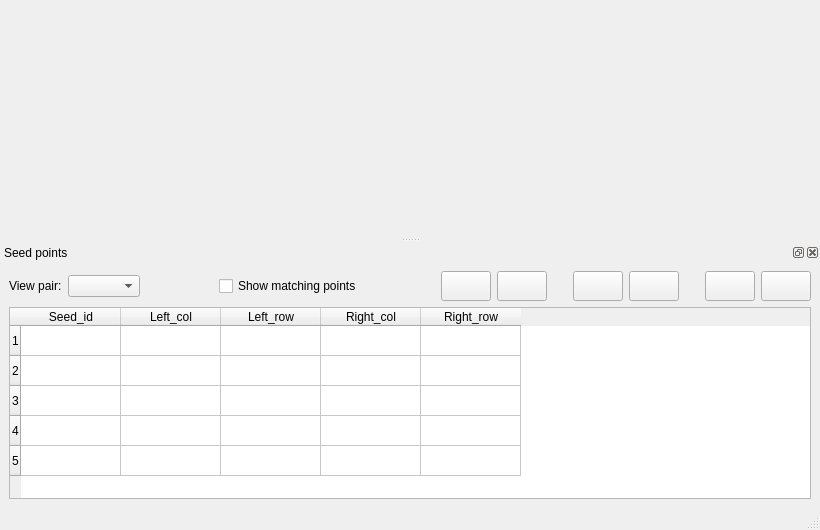
<?xml version="1.0" encoding="UTF-8"?>
<ui version="4.0">
 <class>SeedWindow</class>
 <widget class="QMainWindow" name="SeedWindow">
  <property name="geometry">
   <rect>
    <x>0</x>
    <y>0</y>
    <width>820</width>
    <height>530</height>
   </rect>
  </property>
  <property name="windowTitle">
   <string>Seeds Editor</string>
  </property>
  <property name="windowIcon">
   <iconset resource="../resource/resource.qrc">
    <normaloff>:/icon/WindowIcon.png</normaloff>:/icon/WindowIcon.png</iconset>
  </property>
  <widget class="QWidget" name="centralwidget"/>
  <widget class="QStatusBar" name="statusbar"/>
  <widget class="QDockWidget" name="dockWidget">
   <property name="contextMenuPolicy">
    <enum>Qt::NoContextMenu</enum>
   </property>
   <property name="windowIcon">
    <iconset>
     <normaloff/>
    </iconset>
   </property>
   <property name="floating">
    <bool>false</bool>
   </property>
   <property name="features">
    <set>QDockWidget::AllDockWidgetFeatures</set>
   </property>
   <property name="windowTitle">
    <string>Seed points</string>
   </property>
   <attribute name="dockWidgetArea">
    <number>8</number>
   </attribute>
   <widget class="QWidget" name="dockWidgetContents">
    <layout class="QGridLayout" name="gridLayout">
     <item row="0" column="0">
      <layout class="QHBoxLayout" name="horizontalLayout_6">
       <item>
        <layout class="QHBoxLayout" name="horizontalLayout_3">
         <item>
          <widget class="QLabel" name="label">
           <property name="text">
            <string>View pair:</string>
           </property>
          </widget>
         </item>
         <item>
          <widget class="QComboBox" name="comboBox1"/>
         </item>
        </layout>
       </item>
       <item>
        <spacer name="horizontalSpacer">
         <property name="orientation">
          <enum>Qt::Horizontal</enum>
         </property>
         <property name="sizeHint" stdset="0">
          <size>
           <width>40</width>
           <height>20</height>
          </size>
         </property>
        </spacer>
       </item>
       <item>
        <widget class="QCheckBox" name="checkBox">
         <property name="text">
          <string>Show matching points</string>
         </property>
        </widget>
       </item>
       <item>
        <spacer name="horizontalSpacer_2">
         <property name="orientation">
          <enum>Qt::Horizontal</enum>
         </property>
         <property name="sizeHint" stdset="0">
          <size>
           <width>40</width>
           <height>20</height>
          </size>
         </property>
        </spacer>
       </item>
       <item>
        <layout class="QHBoxLayout" name="horizontalLayout_5">
         <item>
          <layout class="QHBoxLayout" name="horizontalLayout_2">
           <item>
            <widget class="QToolButton" name="loadButton">
             <property name="minimumSize">
              <size>
               <width>50</width>
               <height>30</height>
              </size>
             </property>
             <property name="toolTip">
              <string>Load seed list</string>
             </property>
             <property name="text">
              <string/>
             </property>
             <property name="icon">
              <iconset resource="../resource/resource.qrc">
               <normaloff>:/icon/fileopen.png</normaloff>:/icon/fileopen.png</iconset>
             </property>
            </widget>
           </item>
           <item>
            <widget class="QToolButton" name="saveButton">
             <property name="minimumSize">
              <size>
               <width>50</width>
               <height>30</height>
              </size>
             </property>
             <property name="toolTip">
              <string>Save seed list</string>
             </property>
             <property name="text">
              <string/>
             </property>
             <property name="icon">
              <iconset resource="../resource/resource.qrc">
               <normaloff>:/icon/filesave</normaloff>:/icon/filesave</iconset>
             </property>
            </widget>
           </item>
          </layout>
         </item>
         <item>
          <widget class="QLabel" name="label_3">
           <property name="text">
            <string>    </string>
           </property>
          </widget>
         </item>
         <item>
          <layout class="QHBoxLayout" name="horizontalLayout">
           <item>
            <widget class="QToolButton" name="addButton">
             <property name="minimumSize">
              <size>
               <width>50</width>
               <height>30</height>
              </size>
             </property>
             <property name="toolTip">
              <string>Add new seed</string>
             </property>
             <property name="text">
              <string/>
             </property>
             <property name="icon">
              <iconset resource="../resource/resource.qrc">
               <normaloff>:/icon/add.png</normaloff>:/icon/add.png</iconset>
             </property>
            </widget>
           </item>
           <item>
            <widget class="QToolButton" name="removeButton">
             <property name="minimumSize">
              <size>
               <width>50</width>
               <height>30</height>
              </size>
             </property>
             <property name="toolTip">
              <string>Remove seed(s)</string>
             </property>
             <property name="text">
              <string/>
             </property>
             <property name="icon">
              <iconset resource="../resource/resource.qrc">
               <normaloff>:/icon/remove.png</normaloff>:/icon/remove.png</iconset>
             </property>
            </widget>
           </item>
          </layout>
         </item>
         <item>
          <widget class="QLabel" name="label_2">
           <property name="text">
            <string>    </string>
           </property>
          </widget>
         </item>
         <item>
          <layout class="QHBoxLayout" name="horizontalLayout_4">
           <item>
            <widget class="QToolButton" name="okButton">
             <property name="minimumSize">
              <size>
               <width>50</width>
               <height>30</height>
              </size>
             </property>
             <property name="toolTip">
              <string>Accept and exit</string>
             </property>
             <property name="text">
              <string/>
             </property>
             <property name="icon">
              <iconset resource="../resource/resource.qrc">
               <normaloff>:/icon/done.png</normaloff>:/icon/done.png</iconset>
             </property>
            </widget>
           </item>
           <item>
            <widget class="QToolButton" name="cancelButton">
             <property name="minimumSize">
              <size>
               <width>50</width>
               <height>30</height>
              </size>
             </property>
             <property name="toolTip">
              <string>Exit without saving changes</string>
             </property>
             <property name="text">
              <string/>
             </property>
             <property name="icon">
              <iconset resource="../resource/resource.qrc">
               <normaloff>:/icon/cancel.png</normaloff>:/icon/cancel.png</iconset>
             </property>
            </widget>
           </item>
          </layout>
         </item>
        </layout>
       </item>
      </layout>
     </item>
     <item row="1" column="0">
      <widget class="QTableWidget" name="tableWidget">
       <property name="minimumSize">
        <size>
         <width>0</width>
         <height>192</height>
        </size>
       </property>
       <property name="selectionBehavior">
        <enum>QAbstractItemView::SelectRows</enum>
       </property>
       <row>
        <property name="text">
         <string>1</string>
        </property>
       </row>
       <row>
        <property name="text">
         <string>2</string>
        </property>
       </row>
       <row>
        <property name="text">
         <string>3</string>
        </property>
       </row>
       <row>
        <property name="text">
         <string>4</string>
        </property>
       </row>
       <row>
        <property name="text">
         <string>5</string>
        </property>
       </row>
       <column>
        <property name="text">
         <string>Seed_id</string>
        </property>
       </column>
       <column>
        <property name="text">
         <string>Left_col</string>
        </property>
       </column>
       <column>
        <property name="text">
         <string>Left_row</string>
        </property>
       </column>
       <column>
        <property name="text">
         <string>Right_col</string>
        </property>
       </column>
       <column>
        <property name="text">
         <string>Right_row</string>
        </property>
       </column>
      </widget>
     </item>
    </layout>
   </widget>
  </widget>
  <action name="actionZoom">
   <property name="checkable">
    <bool>true</bool>
   </property>
   <property name="icon">
    <iconset resource="../resource/resource.qrc">
     <normaloff>:/icon/find.png</normaloff>:/icon/find.png</iconset>
   </property>
   <property name="text">
    <string>&amp;Zoom</string>
   </property>
   <property name="shortcut">
    <string>Ctrl+Z</string>
   </property>
  </action>
  <action name="actionExit">
   <property name="icon">
    <iconset resource="../resource/resource.qrc">
     <normaloff>:/icon/exit2.png</normaloff>:/icon/exit2.png</iconset>
   </property>
   <property name="text">
    <string>&amp;Exit</string>
   </property>
   <property name="shortcut">
    <string>Ctrl+E</string>
   </property>
  </action>
  <action name="actionView_report">
   <property name="icon">
    <iconset resource="../resource/resource.qrc">
     <normaloff>:/icon/table.png</normaloff>:/icon/table.png</iconset>
   </property>
   <property name="text">
    <string>View &amp;report</string>
   </property>
   <property name="shortcut">
    <string>Ctrl+R</string>
   </property>
  </action>
  <action name="actionFit_view">
   <property name="icon">
    <iconset resource="../resource/resource.qrc">
     <normaloff>:/icon/fit.png</normaloff>:/icon/fit.png</iconset>
   </property>
   <property name="text">
    <string>Fit &amp;view</string>
   </property>
   <property name="shortcut">
    <string>Ctrl+V</string>
   </property>
  </action>
  <action name="actionSet_mark">
   <property name="checkable">
    <bool>true</bool>
   </property>
   <property name="icon">
    <iconset resource="../resource/resource.qrc">
     <normaloff>:/icon/mark.png</normaloff>:/icon/mark.png</iconset>
   </property>
   <property name="text">
    <string>&amp;Set mark</string>
   </property>
   <property name="iconText">
    <string>Set mark</string>
   </property>
   <property name="shortcut">
    <string>Ctrl+S</string>
   </property>
  </action>
  <action name="actionInterior_orientation">
   <property name="icon">
    <iconset resource="../resource/resource.qrc">
     <normaloff>:/icon/interior.ico</normaloff>:/icon/interior.ico</iconset>
   </property>
   <property name="text">
    <string>Interior &amp;orientation</string>
   </property>
   <property name="shortcut">
    <string>Ctrl+O</string>
   </property>
  </action>
  <action name="actionMove">
   <property name="checkable">
    <bool>true</bool>
   </property>
   <property name="icon">
    <iconset resource="../resource/resource.qrc">
     <normaloff>:/icon/move.png</normaloff>:/icon/move.png</iconset>
   </property>
   <property name="text">
    <string>&amp;Move</string>
   </property>
   <property name="shortcut">
    <string>Ctrl+M</string>
   </property>
  </action>
  <action name="actionActive_grid">
   <property name="icon">
    <iconset resource="../resource/resource.qrc">
     <normaloff>:/icon/grid.png</normaloff>:/icon/grid.png</iconset>
   </property>
   <property name="text">
    <string>&amp;Active grid</string>
   </property>
   <property name="iconText">
    <string>Active grid</string>
   </property>
   <property name="shortcut">
    <string>Ctrl+A</string>
   </property>
   <property name="visible">
    <bool>false</bool>
   </property>
  </action>
 </widget>
 <resources>
  <include location="../resource/resource.qrc"/>
 </resources>
 <connections/>
</ui>
